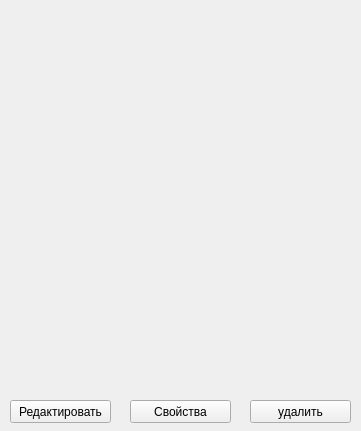
<?xml version="1.0" encoding="UTF-8"?>
<ui version="4.0">
 <class>Form</class>
 <widget class="QWidget" name="Form">
  <property name="geometry">
   <rect>
    <x>0</x>
    <y>0</y>
    <width>361</width>
    <height>431</height>
   </rect>
  </property>
  <property name="windowTitle">
   <string>Form</string>
  </property>
  <widget class="QPushButton" name="btn_redact">
   <property name="geometry">
    <rect>
     <x>10</x>
     <y>400</y>
     <width>101</width>
     <height>23</height>
    </rect>
   </property>
   <property name="text">
    <string>Редактировать</string>
   </property>
  </widget>
  <widget class="QPushButton" name="btn_features">
   <property name="geometry">
    <rect>
     <x>130</x>
     <y>400</y>
     <width>101</width>
     <height>23</height>
    </rect>
   </property>
   <property name="text">
    <string>Свойства</string>
   </property>
  </widget>
  <widget class="QPushButton" name="btn_delete">
   <property name="geometry">
    <rect>
     <x>250</x>
     <y>400</y>
     <width>101</width>
     <height>23</height>
    </rect>
   </property>
   <property name="text">
    <string>удалить</string>
   </property>
  </widget>
 </widget>
 <resources/>
 <connections/>
</ui>
